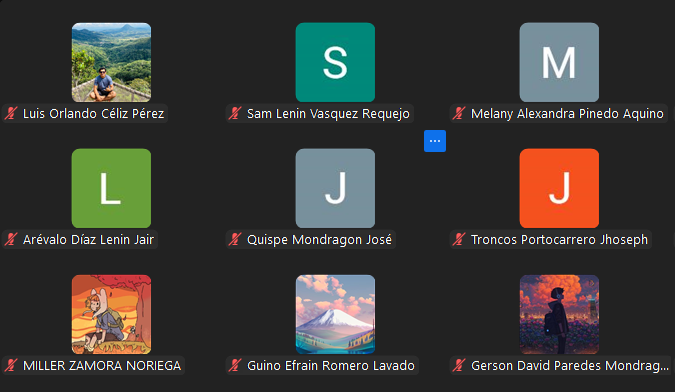
#> input picture zoom.png, 675 x 392 px, found by its file name
$ python index.py
#> lines starting #> are read from the running program, lines starting #| are printed output that depends on the picture; after the words box and inside, x2 and y2 are one past the last pixel; in counts of white or black regions, pixels touching at a corner belong together
import cv2
import numpy as np

# Cargar la imagen
image_path = 'zoom.png'
image = cv2.imread(image_path)
#> image is the input picture: shape (392, 675, 3); mean B, G, R 54.6, 58.3, 59.2

# Convertir a escala de grises
gray = cv2.cvtColor(image, cv2.COLOR_BGR2GRAY)
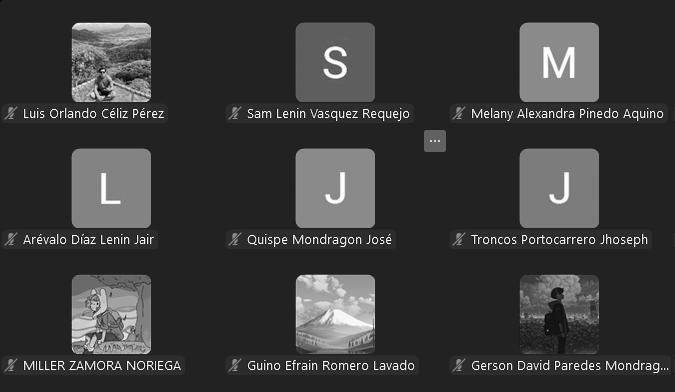
#> gray: shape (392, 675); min 0, max 255, mean 58.2

# Aplicar un desenfoque para suavizar la imagen y reducir el ruido
blurred = cv2.GaussianBlur(gray, (5, 5), 0)
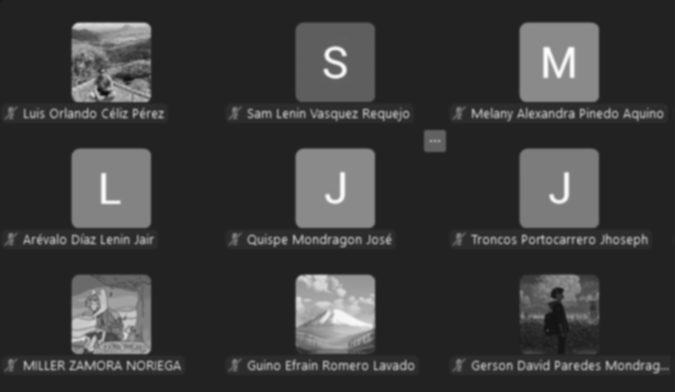
#> blurred: shape (392, 675); min 11, max 254, mean 58.2

# Utilizar el detector de bordes de Canny
edges = cv2.Canny(blurred, 50, 150)
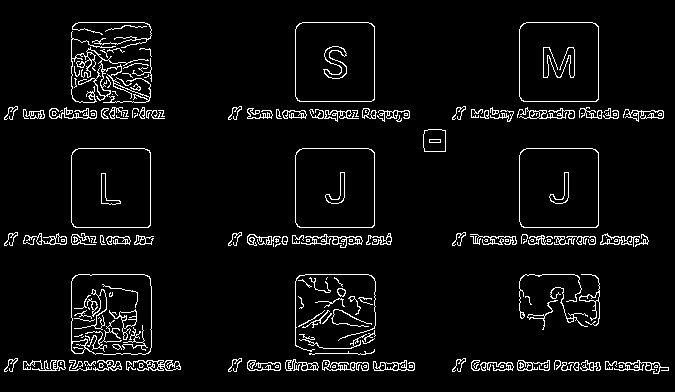
#> edges: shape (392, 675); 5% white in thin lines or dots, all inside (x1, y1, x2, y2) = (4, 22, 669, 374)

cv2.imshow('Edges', edges)

# Encontrar contornos a partir de la imagen binaria basada en bordes
contours, _ = cv2.findContours(edges, cv2.RETR_EXTERNAL, cv2.CHAIN_APPROX_SIMPLE)
#> contours = 157 contours, 102 with area under 20; largest, box (x1, y1, x2, y2) and area: (71, 274, 152, 355) 6262, (71, 148, 151, 228) 6204, (295, 148, 375, 228) 6204, (519, 22, 599, 102) 6204, (519, 148, 599, 228) 6203

# Filtrar y extraer cuadros
cuadros = []
for contour in contours:
    # Obtener el rectángulo delimitador para cada contorno
    x, y, w, h = cv2.boundingRect(contour)

    # Filtrar por tamaño para descartar elementos pequeños o grandes no deseados
    if w > 40 and h > 40:  # Ajustar estos valores según el tamaño de los cuadros
        cuadro = image[y:y+h, x:x+w]
        cuadros.append(cuadro)
        cv2.rectangle(image, (x - 70, y - 10), (x + w + 50, y + h + 30), (0, 255, 0), 2)  # Dibujar un rectángulo para visualización
#> this loop made 157 passes
#> (x, y, w, h) on passes 2, 4, 6: (654, 365, 4, 3), (500, 365, 4, 3), (363, 365, 4, 3)
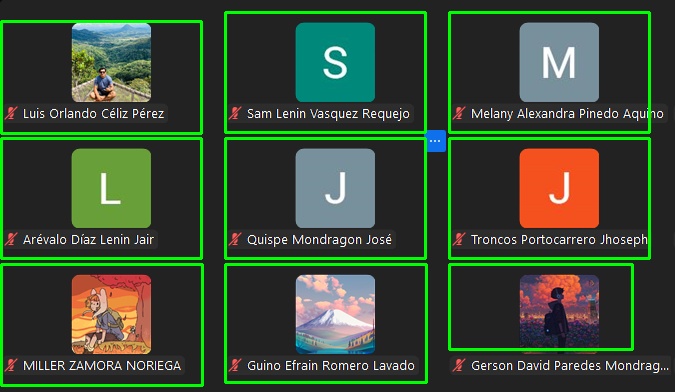
#> image: shape (392, 675, 3); 6.38% of pixels changed, all inside (x1, y1, x2, y2) = (0, 11, 651, 387)
#> after the loop, cuadros = 9 items


# Mostrar la imagen con los cuadros detectados
cv2.imshow('Cuadros Detectados', image)
cv2.waitKey(0)
cv2.destroyAllWindows()

# Aquí podrías implementar el reconocimiento de dígitos u otras características
